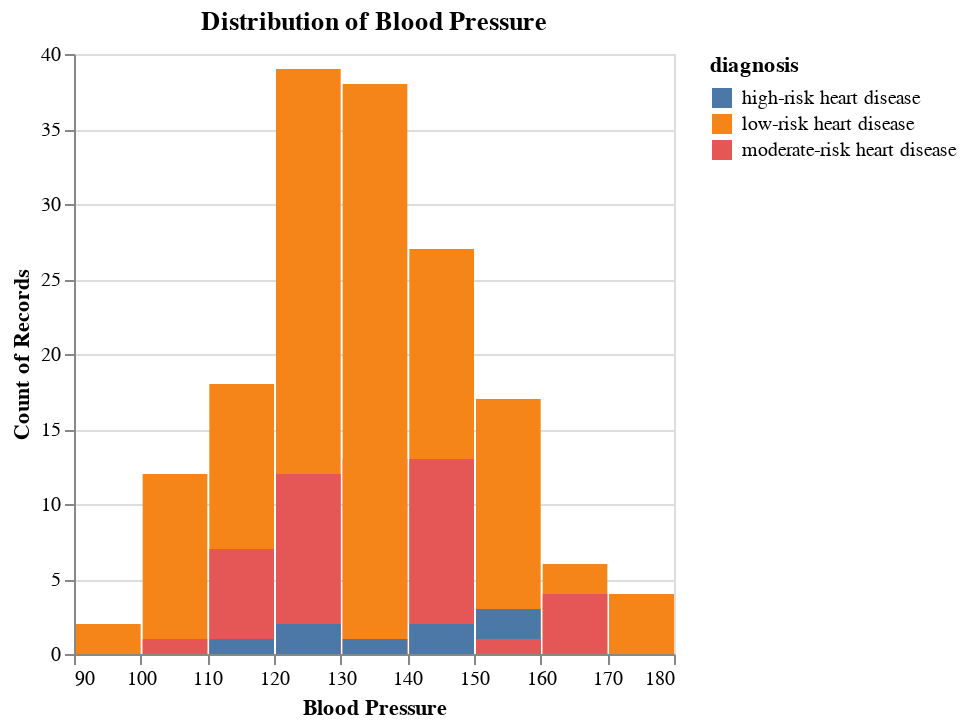

Notebook code for this chart:
### Code cell
# blood pressure
bp_hist = alt.Chart(heart_disease_train).mark_bar().encode(
    x=alt.X("resting_bp:Q", bin = True).title("Blood Pressure"),
    y=alt.Y("count()").stack(False),
    color="diagnosis:N"
).properties(
    title = "Distribution of Blood Pressure"
)

bp_hist

### Figure 1 — Vega-Lite specification as saved in the notebook (floating-point values rounded to 4 significant figures; data arrays with more than 128 entries replaced by an {"elided": "..."} marker saying what was removed)
{"config": {"view": {"continuousWidth": 300, "continuousHeight": 300}}, "data": {"name": "data-10401e2e90981e70ac823e98d8e66292"}, "mark": {"type": "bar"}, "encoding": {"color": {"field": "diagnosis", "type": "nominal"}, "x": {"bin": true, "field": "resting_bp", "title": "Blood Pressure", "type": "quantitative"}, "y": {"aggregate": "count", "stack": false, "type": "quantitative"}}, "title": "Distribution of Blood Pressure", "$schema": "https://vega.github.io/schema/vega-lite/v5.16.3.json", "datasets": {"data-10401e2e90981e70ac823e98d8e66292": {"elided": "227 records"}}}
